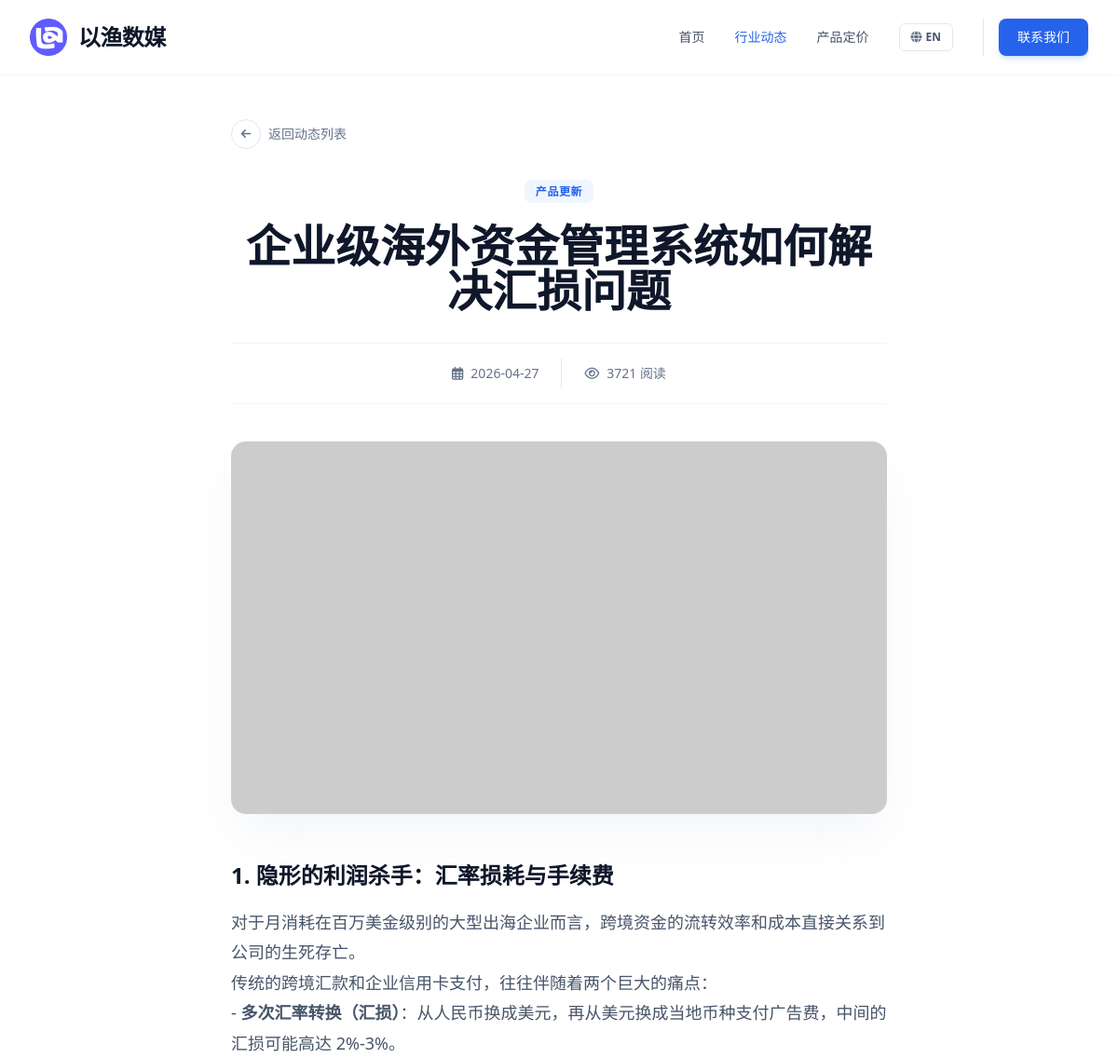
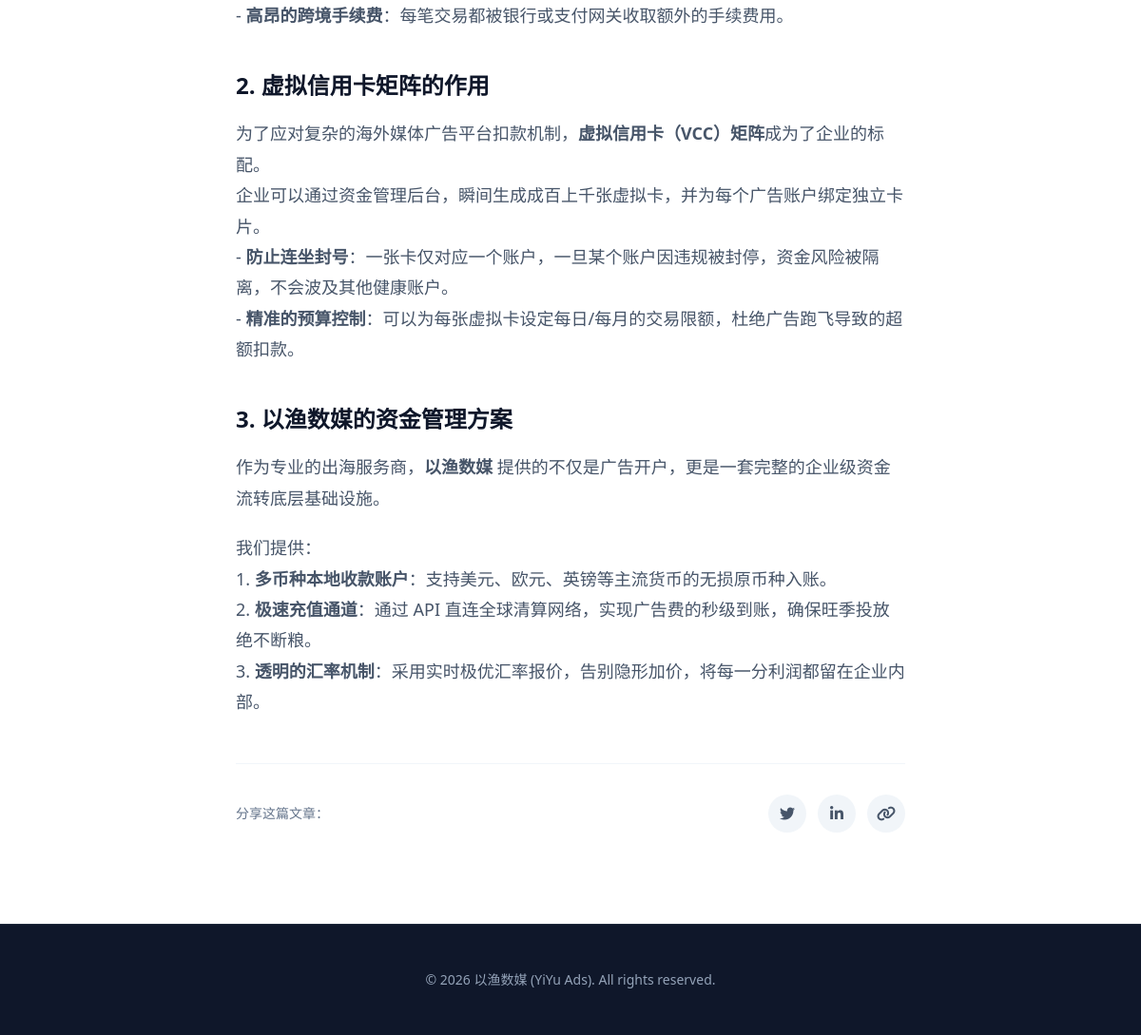
/article/26, run on the app's committed database (2 pictures, top to bottom).
### tables this page shows
CREATE TABLE articles (
            id INTEGER PRIMARY KEY AUTOINCREMENT,
            category_id TEXT NOT NULL,
            title TEXT NOT NULL,
            summary TEXT NOT NULL,
            content TEXT NOT NULL,
            date TEXT NOT NULL,
            views INTEGER DEFAULT 0,
            image TEXT NOT NULL
        , seo_keywords TEXT DEFAULT '', seo_score INTEGER DEFAULT 0, title_en TEXT DEFAULT '', summary_en TEXT DEFAULT '', content_en TEXT DEFAULT '');

### app.py (the view)
@app.route('/article/<int:article_id>')
def article_detail(article_id):
    db = get_db()
    cur = db.cursor()
    cur.execute('SELECT * FROM articles WHERE id = ?', (article_id,))
    article = cur.fetchone()
    if article is None:
        return "Article not found", 404
    return render_template('article_detail.html', article=dict(article))

### app.py (called while the page is built)
def get_db():
    db = getattr(g, '_database', None)
    if db is None:
        db = g._database = sqlite3.connect(DB_PATH)
        db.row_factory = sqlite3.Row
    return db

@app.teardown_appcontext
def close_connection(exception):
    db = getattr(g, '_database', None)
    if db is not None:
        db.close()

@app.after_request
def add_header(response):
    response.headers["Cache-Control"] = "no-cache, no-store, must-revalidate"
    response.headers["Pragma"] = "no-cache"
    response.headers["Expires"] = "0"
    response.headers['Cache-Control'] = 'public, max-age=0'
    return response

### templates/article_detail.html (shortened to what this page needs)
<!DOCTYPE html>
<html lang="zh-CN" x-data="appData()">
<head>
    <script src="https://cdn.tailwindcss.com"></script>
    <link href="https://cdnjs.cloudflare.com/ajax/libs/font-awesome/6.0.0/css/all.min.css" rel="stylesheet">
</head>
<body class="font-sans antialiased bg-white">
    <nav class="fixed w-full z-50 transition-all duration-300 bg-white/90 backdrop-blur-md border-b border-slate-100">
        <div class="max-w-7xl mx-auto px-4 sm:px-6 lg:px-8">
            <div class="flex justify-between h-20 items-center">
                <a href="/" class="flex-shrink-0 flex items-center gap-3">
                    <img src="{{ url_for('static', filename='images/logo.png') }}" alt="Logo" class="w-10 h-10 rounded-lg object-cover" onerror="this.src='https://ui-avatars.com/api/?name=YY&background=0D8ABC&color=fff'">
                    <span class="font-bold text-2xl tracking-tight text-slate-900">以渔数媒</span>
                </a>
                <div class="hidden md:flex space-x-8 items-center">
                    <a href="/" class="text-sm font-medium text-slate-600 hover:text-blue-600 transition-colors" x-text="t[lang].nav.home">首页</a>
                    <a href="/articles" class="text-sm font-medium text-blue-600 transition-colors" x-text="t[lang].nav.articles">行业动态</a>
                    <a href="/pricing" class="text-sm font-medium text-slate-600 hover:text-blue-600 transition-colors" x-text="t[lang].nav.pricing">产品定价</a>
                    <button @click="toggleLang()" class="flex items-center space-x-1 px-3 py-1.5 rounded-md border border-slate-200 hover:border-blue-400 hover:bg-slate-50 transition-all">
                        <i class="fas fa-globe text-slate-500 text-xs"></i>
                        <span class="text-xs font-bold text-slate-600" x-text="lang === 'zh' ? 'EN' : '中'"></span>
                    </button>
                    <div class="flex items-center gap-3 pl-4 border-l border-slate-200">
                        <a href="https://t.me/yiyiyiads" target="_blank" class="px-5 py-2.5 rounded-lg bg-blue-600 text-white text-sm font-medium hover:bg-blue-700 transition-all shadow-md shadow-blue-500/20" x-text="t[lang].nav.contact">联系我们</a>
                    </div>
                </div>
            </div>
        </div>
    </nav>
    <main class="pt-32 pb-24">
        <div class="max-w-3xl mx-auto px-4 sm:px-6 lg:px-8 mb-8">
            <a href="/articles" class="inline-flex items-center gap-2 text-sm font-medium text-slate-500 hover:text-blue-600 transition-colors group">
                <div class="w-8 h-8 rounded-full border border-slate-200 flex items-center justify-center group-hover:border-blue-500 group-hover:bg-blue-50 transition-all">
                    <i class="fas fa-arrow-left text-xs group-hover:-translate-x-0.5 transition-transform"></i>
                </div>
                <span x-text="t[lang].back">返回动态列表</span>
            </a>
        </div>
        <article class="max-w-3xl mx-auto px-4 sm:px-6 lg:px-8">
            <header class="mb-10 text-center">
                <div class="mb-6">
                    <span class="px-3 py-1 bg-blue-50 text-blue-600 text-xs font-bold rounded-lg uppercase tracking-wider">
                        <span x-show="lang === 'zh'">
                            {% if article.category_id == 'news' %}官方公告
                            {% elif article.category_id == 'insight' %}行业洞察
                            {% elif article.category_id == 'guide' %}投放指南
                            {% elif article.category_id == 'update' %}产品更新
                            {% else %}资讯{% endif %}
                        </span>
                    </span>
                </div>
                <h1 class="text-3xl md:text-4xl lg:text-5xl font-extrabold text-slate-900 leading-tight mb-8">
                    <span x-show="lang === 'zh'">{{ article.get('title', '') }}</span>
                </h1>
                <div class="flex items-center justify-center gap-6 text-sm text-slate-500 border-t border-b border-slate-100 py-4">
                    <div class="flex items-center gap-2">
                        <i class="far fa-calendar-alt"></i>
                        <span>{{ article.date }}</span>
                    </div>
                    <div class="flex items-center gap-2">
                        <i class="far fa-eye"></i>
                        <span>{{ article.views }} <span x-text="t[lang].reads">阅读</span></span>
                    </div>
                </div>
            </header>
            <div class="rounded-2xl overflow-hidden mb-12 shadow-2xl shadow-slate-200/50">
                <img src="{{ article.image }}" alt="Featured Image" class="w-full h-[400px] object-cover">
            </div>
            <div class="prose max-w-none" x-show="lang === 'zh'">
                {{ article.get('content', '') | markdown | safe }}
            </div>
            <div class="mt-12 pt-8 border-t border-slate-100 flex items-center justify-between">
                <div class="text-sm font-medium text-slate-500" x-text="t[lang].share">分享这篇文章：</div>
                <div class="flex gap-3">
                    <button class="w-10 h-10 rounded-full bg-slate-100 flex items-center justify-center text-slate-600 hover:bg-[#1DA1F2] hover:text-white transition-colors">
                        <i class="fab fa-twitter"></i>
                    </button>
                    <button class="w-10 h-10 rounded-full bg-slate-100 flex items-center justify-center text-slate-600 hover:bg-[#0077B5] hover:text-white transition-colors">
                        <i class="fab fa-linkedin-in"></i>
                    </button>
                    <button class="w-10 h-10 rounded-full bg-slate-100 flex items-center justify-center text-slate-600 hover:bg-[#00B489] hover:text-white transition-colors">
                        <i class="fas fa-link"></i>
                    </button>
                </div>
            </div>
        </article>
    </main>
    <footer class="bg-slate-900 py-12 border-t border-slate-800">
        <div class="max-w-7xl mx-auto px-4 sm:px-6 lg:px-8 text-center">
            <p class="text-slate-400 text-sm">
                &copy; 2026 以渔数媒 (YiYu Ads). All rights reserved.
            </p>
        </div>
    </footer>
</body>
</html>

### templates/article_detail.html (style rules this page uses)
.prose h2 { color: #0f172a; font-weight: 700; font-size: 1.5rem; margin-top: 2.5rem; margin-bottom: 1rem; }
.prose p { color: #475569; line-height: 1.8; margin-bottom: 1.25rem; font-size: 1.125rem; }

### data on the page
articles: get "企业级海外资金管理系统如何解决汇损问题", date "2026-04-27", views "3721", get "1. 隐形的利润杀手：汇率损耗与手续费 对于月消耗在百万美金级别的大型出海企业而言，跨境资金的流转效率和成本直接关系到公司的生死存亡。 传统的跨境汇款和企业信用卡支付，往往伴随着两个巨大的痛点： - 多次汇率转换（汇损） ：从人民币换成美元，再从美元换成当地币种支付广告费，中间的汇损可能高达 2%-3%。 - 高昂的跨境手续费 ：每笔交易都被银行或支付网关收取额外的手续费用。 2. 虚拟信用卡矩阵的作用 为了应对复杂的海外媒体广告平台扣款机制， 虚拟信用卡（VCC）矩阵 成为了企业的标配。 企业可以通过资金管理后台，瞬间生成成百上千张虚拟卡，并为每个广告账户绑定独立卡片。 - 防止连坐封号 ：一张卡仅对应一个账户，一旦某个账户因违规被封停，资金风险被隔离，不会波及其他健康账户。 - 精准的预算控制 ：可以为每张虚拟卡设定每日/每月的交易限额，杜绝广告跑飞导致的超额扣款。 3. 以渔数媒的资金管理方案 作为专业的出海服务商， 以渔数媒 提供的不仅是广告开户，更是一套完整的企业级资金流转底层基础设施。 我们提供： 1. 多币种本地收款账户 ：支持美元、欧元、英镑等主流货币的无损原币种入账。 2. 极速充值通道 ：通过 API 直连全球清算网络，实现广告费的秒级到账，确保旺季投放绝不断粮。 3. 透明的汇率机制 ：采用实时极优汇率报价，告别隐形加价，将每一分利润都留在企业内部。"
